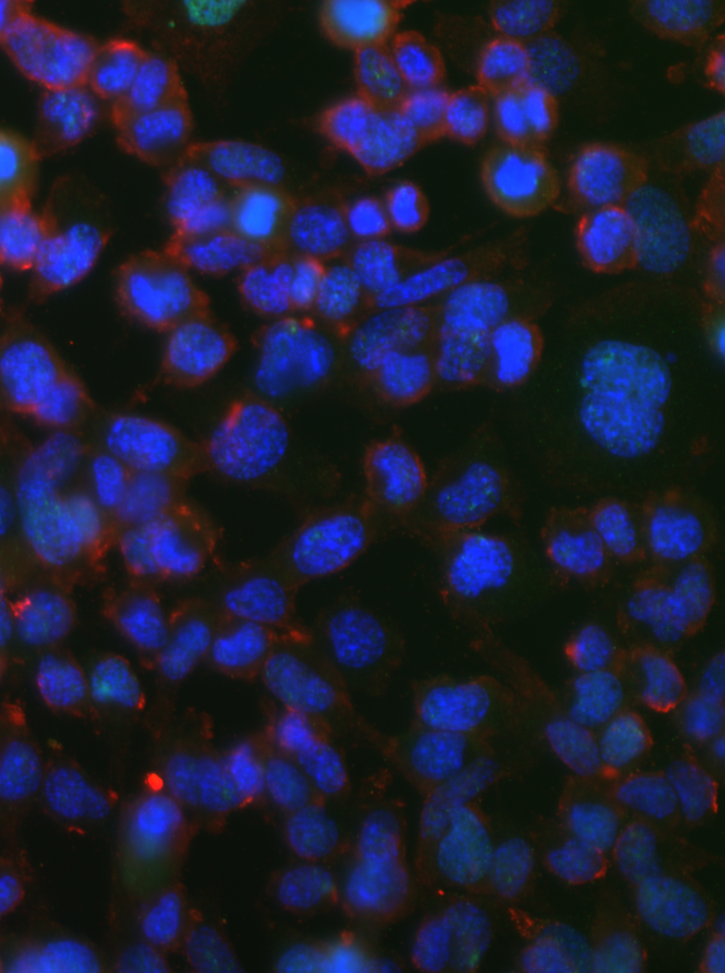
#> input picture test1.png, 725 x 973 px, shrunk from 1032 x 1384 before the run
$ jupyter execute 'DSB Analysis Python.ipynb'   (older library calls are emulated)
#> lines starting #> are read from the running program, lines starting #| are printed output that depends on the picture; after the words box and inside, x2 and y2 are one past the last pixel; in counts of white or black regions, pixels touching at a corner belong together
# DSB analysis with Python
Python as a high-level language can be used as an alternative for existing software packages and/or plugins/macros for DNA double strand break analysis. Combined with the image processing library *scikit-image*, it is easily possible to write customized scripts fitted for the specific needs of the researcher. The following python code will show exemplary a rough approach on how to tackle nucleus and signal detection in fluorescence images.

At first, following modules have to be implemented:

[cell 1]
import skimage.io as io
import matplotlib.pyplot as plt
import numpy as np
import scipy.ndimage as ndi
from skimage.filters import threshold_minimum
from skimage.morphology import watershed
from skimage.feature import peak_local_max
from ipywidgets import interact, interactive, fixed, interact_manual
import ipywidgets as widgets

Thereby, *skimage.io* is a module that ontains "*Utilities to read and write images in various formats.*". It will be used to load the example image. *matplotlib.pyplot* is a mighty package that can be used for various plotting tasks. In this example, it will be used to show the images of various processing steps. *numpy* is one of the most used python packages for scientific computing, which will be used for the array representation of the loaded images. The other imports will be explaned when they arrive later.

After importing the necessary modules, the first thing to do is to load the image:

[cell 2]
# Load the image
img = io.imread("test1.png")
#> img is the input picture: shape (973, 725, 4); mean R, G, B, A 29.8, 30.5, 53.6, 255
# Show the loaded image
plt.figure(figsize=(5,5))
plt.imshow(img)
plt.title("The loaded image")
plt.show()

The next step is to isolate the color channels from the loaded image. This is necessary to separate the nuclei signal from the two foci signals:

[cell 3]
'''
img was loaded as a numpy array in the format x, y [R,G,B].
The individual channels can be isolated via so called list-slicing, which means a new list is created from elements
of an already existing list. Thereby, an element has to suffice given conditions to be copied into the new list.
The structure of the command is the following: [startIndex:stopIndex]. This will create a list of all elements of the
given list which have an index between startIndex and stopIndex-1. If no indices are given, all elements will be copied
to the new list. If a one number is given, only the element which the given index is copied.
'''
red = img[:, :, 0]
# The green and blue channel will be isolated like the red channel
green = img[:, :, 1]
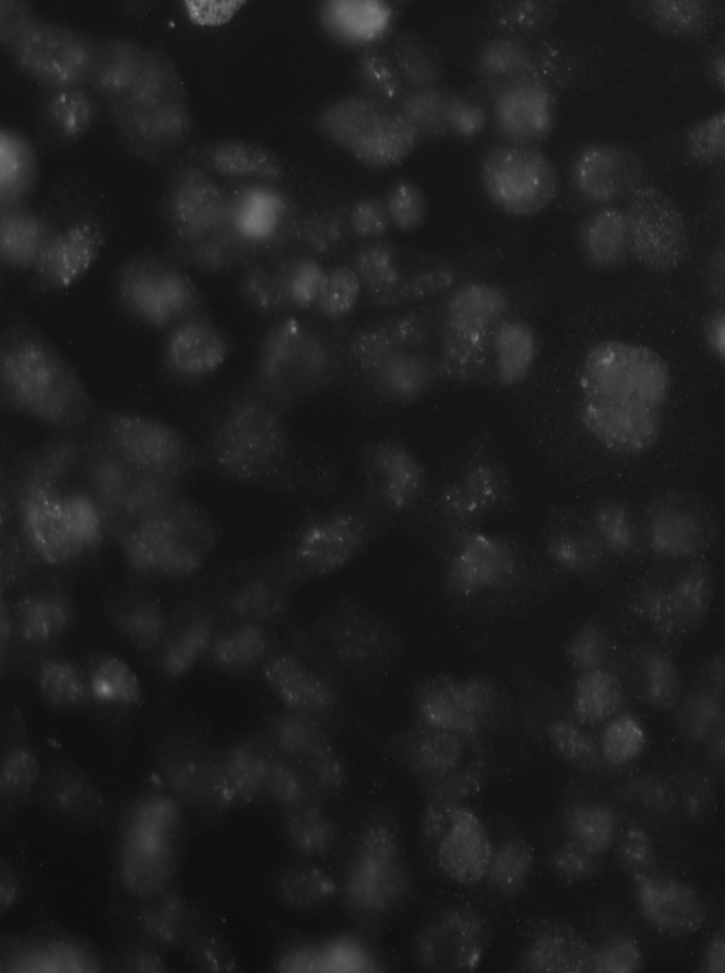
#> green: shape (973, 725); min 14, max 148, mean 30.5
blue = img[:, :, 2]
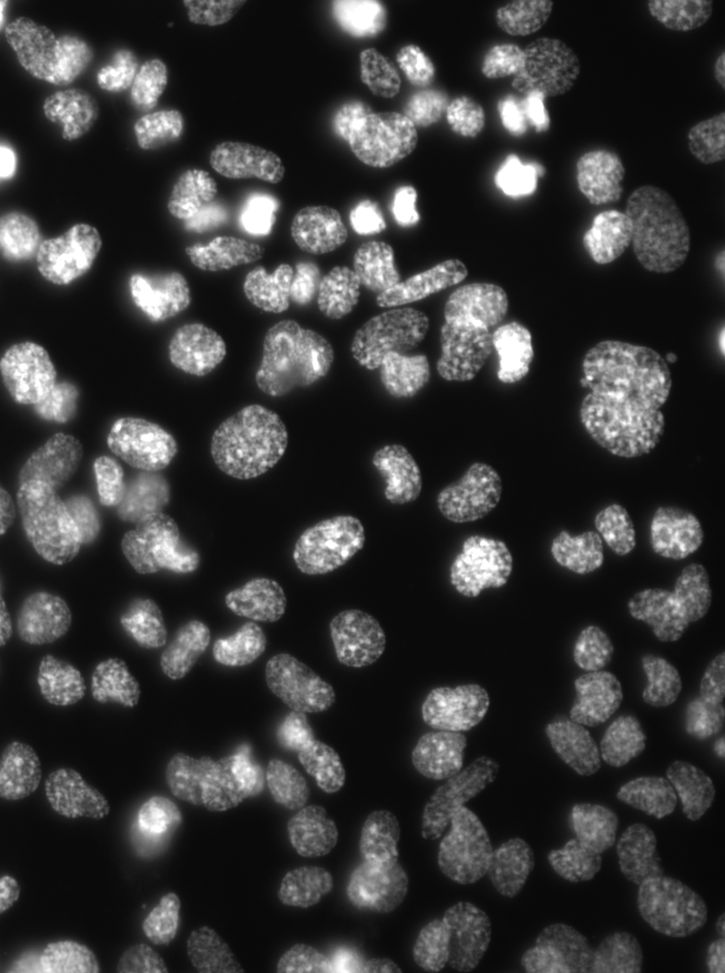
#> blue: shape (973, 725); min 6, max 255, mean 53.6
#Show the isolated channels
fig, axes = plt.subplots(ncols=3, nrows=1, figsize=(15, 7))
ax = axes.ravel()
ax[0].imshow(red, cmap='gray')
ax[0].set_title("Red channel")
ax[1].imshow(green, cmap='gray')
ax[1].set_title("Green channel")
ax[2].imshow(blue, cmap='gray')
ax[2].set_title("Blue channel")
plt.show()
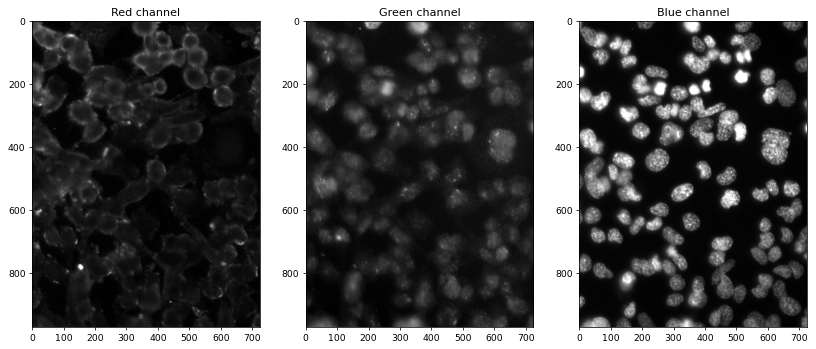
#> figure drawn by matplotlib, 3 panels

After isolation of the respective color channels, each individual nucleus has to be isolated. At first, the channel image has to be binarized to allow follow-up processing operations. Several automatic approaches for image binarization (also referred to as theresholding) exist such as otsu's or yen's thresholding method. Here we will use the minimum method, which we imported via the import *from skimage.filters import threshold_minimum*:

[cell 4]
# At first, the individual thresholds for each pixel of the channel have to be calculated
thresholds = threshold_minimum(blue)
#> thresholds = 63
# Then the thresholded image has to be created
nuc_map = blue > thresholds
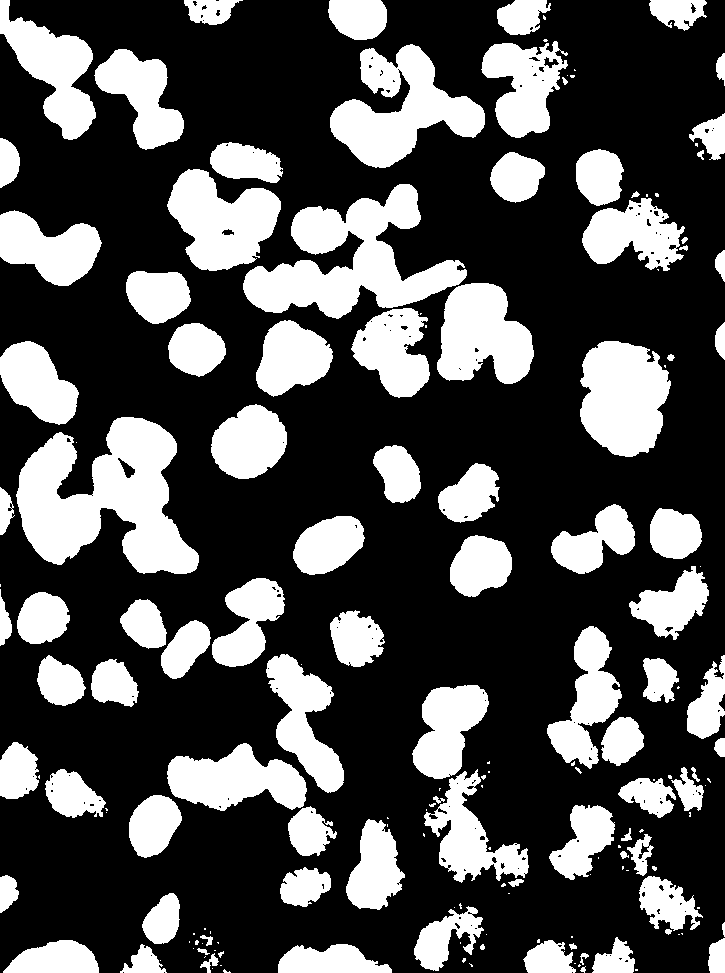
#> nuc_map: shape (973, 725) bool; 31.2% white; 170 white regions (74 under 20 px), largest, box (x1, y1, x2, y2) and area: (16, 417, 199, 574) 16508, (243, 184, 467, 319) 13581, (330, 44, 485, 168) 9420
# Show the created binary map of the nuclei. The white area marks the identified nuclei
plt.figure(figsize=(7,7))
plt.imshow(nuc_map, cmap='gray')
plt.title("Binary nucleus map")
plt.show()

The created nucleus map now needs to be further processed to separate overlapping nuclei. The first thing for segmentation is the calculation of the *euclidean distance map* (EDM). The EDM will calculate the distance of each pixel to the nearest border pixel of its area. This allows it to estimate the center of each individual nucleus of inside the overlapping nucleus area.

[cell 5]
# Calculation of the EDM
edm = ndi.distance_transform_edt(nuc_map)
# Show the resulting map
plt.figure(figsize=(7,7))
plt.imshow(edm, cmap='gray')
plt.title("Euclidean distance map")
plt.show()

Using the EDM, the center of each nucleus can be estimated by isolating the pixels of the EDM with the highest values. The problem with this approach is the elliptiv rather then circular nature of nuclei, which will result in mutliple maxima per nucleus. To account for this problem, a pixel is only considered a maximum if it is the only potential maximum in an area around the pixel. If the area is set to roughly match the size of the expected nuclei, we cn assume that only one maximum per nucleus will exist. These potential nuclei centers will then be labeled individually and watershed segmentation will be performed to separate the overlapping nuclei.

[cell 6]
# Determination of the local maxima of the EDM
dist = 25
local_max = peak_local_max(edm, indices=False, min_distance=dist, labels=nuc_map)
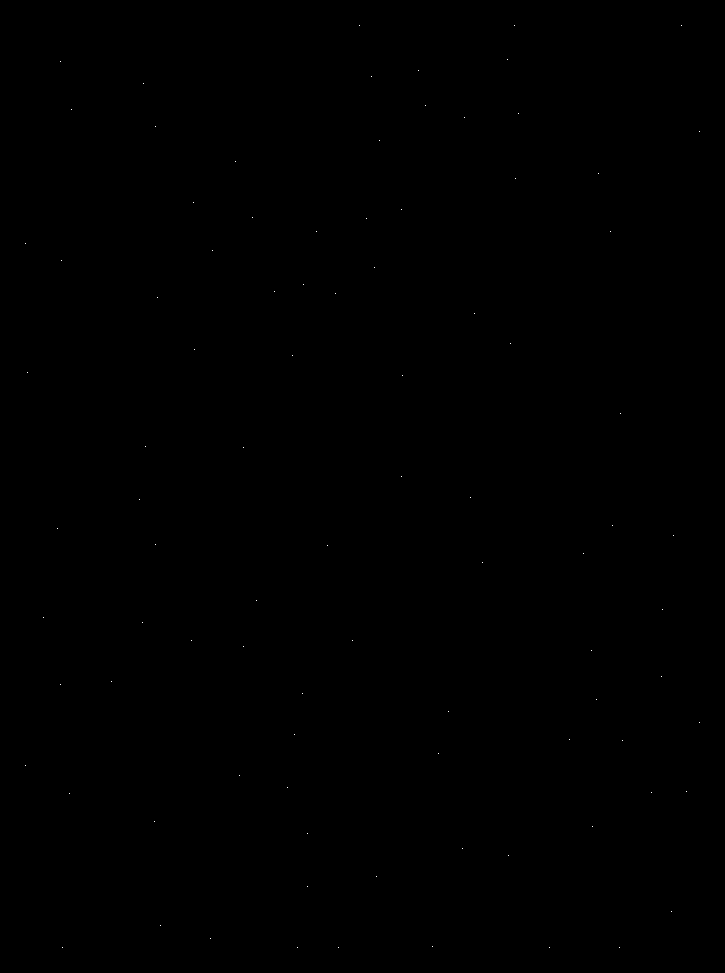
#> local_max: shape (973, 725) bool; 0.01% white in thin lines or dots, all inside (x1, y1, x2, y2) = (25, 25, 700, 948)
# Labelling of the determined maxima with unique IDs
markers, mark_num = ndi.label(local_max)
#> markers: shape (973, 725) int32; 93 distinct labels, from 0 to 92
#> mark_num = 92
# Watershed segmentation
watershed = watershed(-edm, markers, mask=nuc_map)
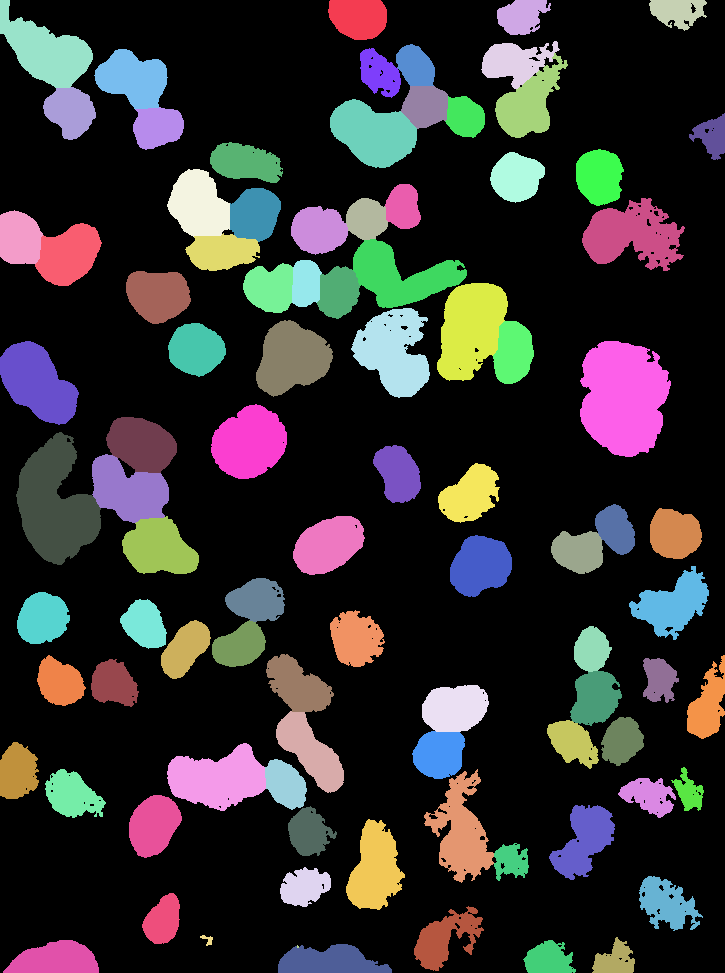
#> watershed: shape (973, 725) int32; 93 distinct labels, from 0 to 92; one colour per label, 0 black
#Show the resulting nucleus map
centers = peak_local_max(edm, min_distance=dist)
#> centers = 78 pairs, first value 59 to 925, second value 27 to 686
fig, axes = plt.subplots(1, 3, figsize=(15, 7))
ax = axes.ravel()
ax[0].imshow(edm, cmap="gray")
ax[0].set_title('Euclidean distance map')
ax[1].imshow(blue, cmap="gray")
ax[1].autoscale(False)
ax[1].plot(centers[:, 1], centers[:, 0], 'r.')
ax[1].set_title('Estimated centers')
ax[2].imshow(watershed)
ax[2].set_title('Segmented nucleus map')
fig.tight_layout()
print("Number of detected nuclei: {}".format(mark_num))
#| Number of detected nuclei: 92
plt.show()
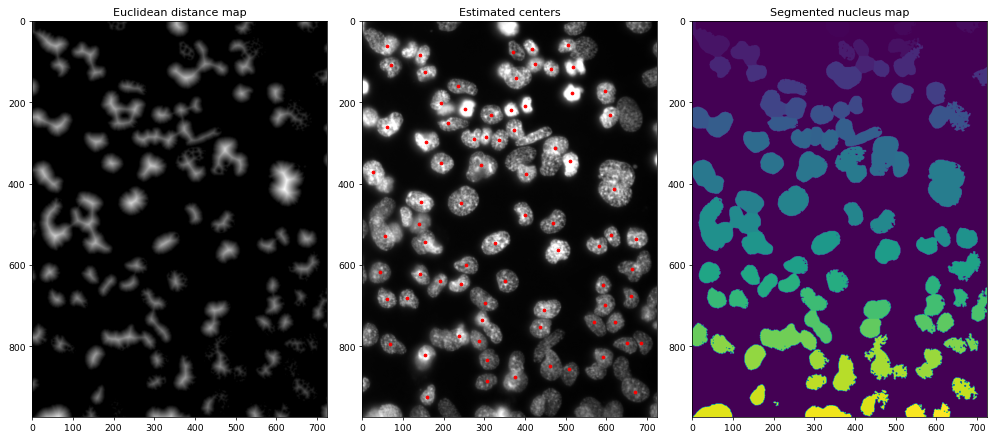
#> figure drawn by matplotlib, 3 panels

*Note*
As the observant reader might have noticed, even after watershed segmentation are the nuclei not fully separated. This is a common problem using this approach. This could be solved by implementing sophisticated correction algorithms far beyond the scope of this notebook. Another problem that could occur would be oversegmentation.

---

In the segmented nucleus map, each individually identified nucleus is represented by one color.

After the segmentation of overlapping nuclei, the intensities of the red and green channel have to be isolated and averaged for each individual nucleus:

[cell 7]
# Detection of red signal inside nucleus
red_int = [[]]
red_av_int = []
for y in range(len(img)):
    for x in range(len(img[0])):
        pix = watershed[y][x]
        if pix > 0:
            if len(red_int) >= pix:
                red_int[pix-1].append(red[y][x])
            else:
                red_int.append([red[y][x]])
#> after the loop, red_int = 92 items
# Calculation of the average red intensity in the nucleus
for r in range(len(red_int)):
    temp_av = 0
    for i in red_int[r]:
        temp_av += i
    red_av_int.append(temp_av/len(red_int[r]))
#> this loop made 92 passes
#> after the loop, red_av_int = 92 values, max 79.58 at index 24, min 17.63 at index 56, mean 35.98
# Detection of green signal inside nucleus
green_int = [[]]
green_av_int = []
for y in range(len(img)):
    for x in range(len(img[0])):
        pix = watershed[y][x]
        if pix > 0:
            if len(green_int) >= pix:
                green_int[pix-1].append(green[y][x])
            else:
                green_int.append([green[y][x]])
#> after the loop, green_int = 92 items
# Calculation of the average green intensity in the nucleus
for r in range(len(green_int)):
    temp_av = 0
    for i in green_int[r]:
        temp_av += i
    green_av_int.append(temp_av / len(green_int[r]))
#> after the loop, green_av_int = 92 values, max 92.1 at index 0, min 26.23 at index 75, mean 42.3

# Show the resulting average intensities
plt.figure(figsize=(15,5))
plt.plot(red_av_int, "ro", label="Red Channel")
plt.plot(green_av_int, "go", label="Green Channel")
plt.title("Average intensity per nucleus")
plt.xticks(np.arange(mark_num+1, step=2))
plt.yticks(np.arange(100, step=5))
plt.xlabel("Index Of Nucleus")
plt.ylabel("Average Intensity")
plt.legend()
plt.show()
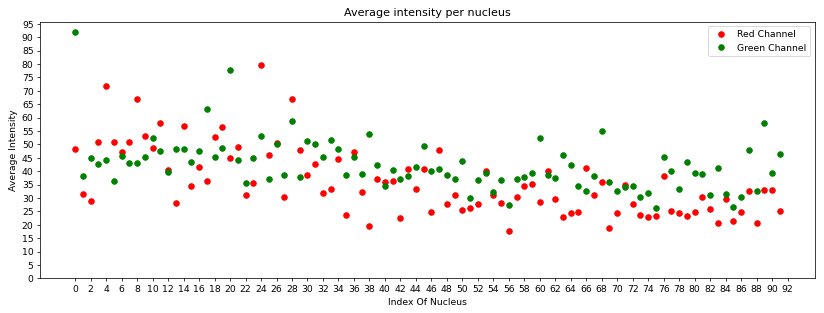
#> figure drawn by matplotlib, 1 panel; curve peaks at x = 24, y = 79.58; curve peaks at x = 0, y = 92.1

$ run again, with test2.png copied over test1.png
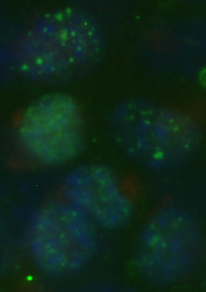
#> input picture test2.png, 206 x 292 px
#> img is the input picture: shape (292, 206, 3); mean R, G, B 13.9, 39.4, 26.7
#> thresholds = 15
#> nuc_map: shape (292, 206) bool; 72.9% white; 17 black regions (14 under 20 px), largest, box (x1, y1, x2, y2) and area: (0, 0, 206, 292) 14836, (0, 263, 39, 292) 722, (4, 0, 69, 18) 705
#> local_max: shape (292, 206) bool; 0.01% white in thin lines or dots, all inside (x1, y1, x2, y2) = (25, 47, 181, 243)
#> markers: shape (292, 206) int32; 7 distinct labels, from 0 to 6
#> mark_num = 6
#> `watershed = watershed(-edm, markers, mask=nuc_map)`:
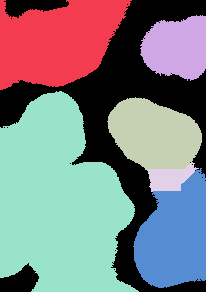
#> watershed: shape (292, 206) int32; 7 distinct labels, from 0 to 6; one colour per label, 0 black
#> centers = [[47, 56], [141, 163]]
#| Number of detected nuclei: 6
#> after the loop `for y in range(len(img)):`: red_int = 6 items
#> the loop `for r in range(len(red_int)):` made 6 passes
#> after the loop `for r in range(len(red_int)):`: red_av_int = [15.5, 11.01, 14.02, 9.08, 15.9, 12.32]
#> after the loop `for y in range(len(img)):`: green_int = 6 items
#> the loop `for r in range(len(green_int)):` made 6 passes
#> after the loop `for r in range(len(green_int)):`: green_av_int = [40.05, 29.36, 41.7, 30.02, 46.61, 38.89]
#> `plt.show()`:
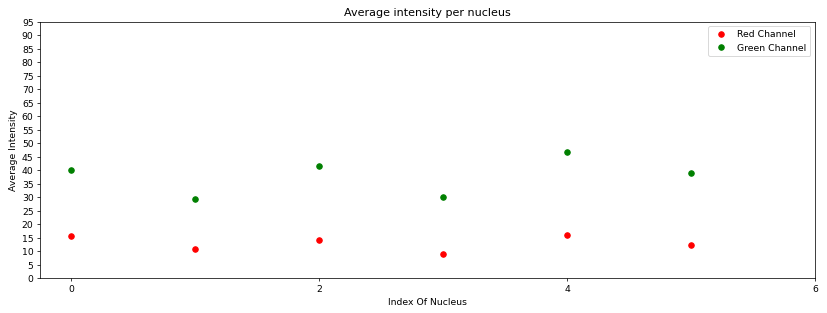
#> figure drawn by matplotlib, 1 panel

$ run again, with test3.png copied over test1.png
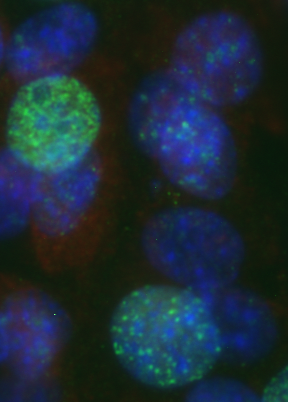
#> input picture test3.png, 288 x 402 px
#> img is the input picture: shape (402, 288, 3); mean R, G, B 29, 44, 55
#> thresholds = 37
#> nuc_map: shape (402, 288) bool; 55% white; 7 black regions (3 under 20 px), largest, box (x1, y1, x2, y2) and area: (0, 0, 288, 402) 50227, (0, 0, 53, 38) 1062, (0, 67, 19, 148) 741, (0, 366, 11, 381) 114
#> local_max: shape (402, 288) bool; 0.01% white in thin lines or dots, all inside (x1, y1, x2, y2) = (25, 54, 218, 338)
#> markers: shape (402, 288) int32; 9 distinct labels, from 0 to 8
#> mark_num = 8
#> `watershed = watershed(-edm, markers, mask=nuc_map)`:
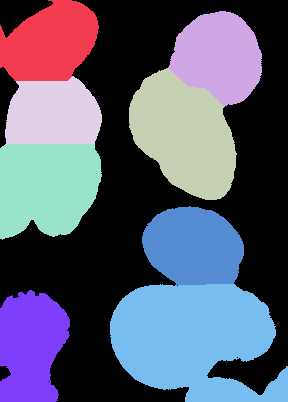
#> watershed: shape (402, 288) int32; 9 distinct labels, from 0 to 8; one colour per label, 0 black
#> centers = [[337, 167], [171, 48], [117, 176], [121, 53], [61, 217], [249, 198], [334, 25], [54, 41]]
#| Number of detected nuclei: 8
#> after the loop `for y in range(len(img)):`: red_int = 8 items
#> the loop `for r in range(len(red_int)):` made 8 passes
#> after the loop `for r in range(len(red_int)):`: red_av_int = [30.81, 36.28, 35.25, 43.08, 43.51, 22.65, 39.4, 24.44]
#> after the loop `for y in range(len(img)):`: green_int = 8 items
#> the loop `for r in range(len(green_int)):` made 8 passes
#> after the loop `for r in range(len(green_int)):`: green_av_int = [41.58, 40.66, 50.25, 116.8, 61.11, 34.61, 42.22, 63.5]
#> `plt.show()`:
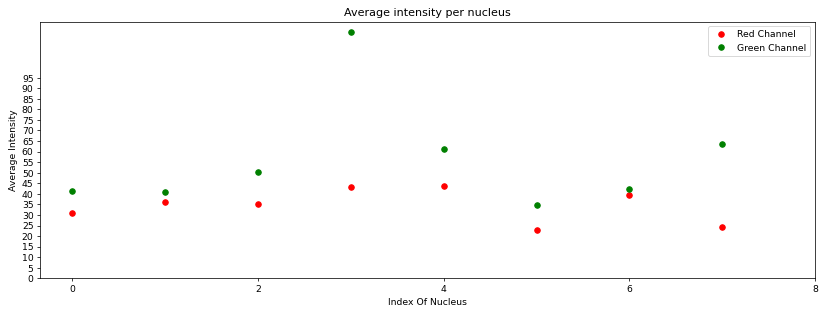
#> figure drawn by matplotlib, 1 panel
